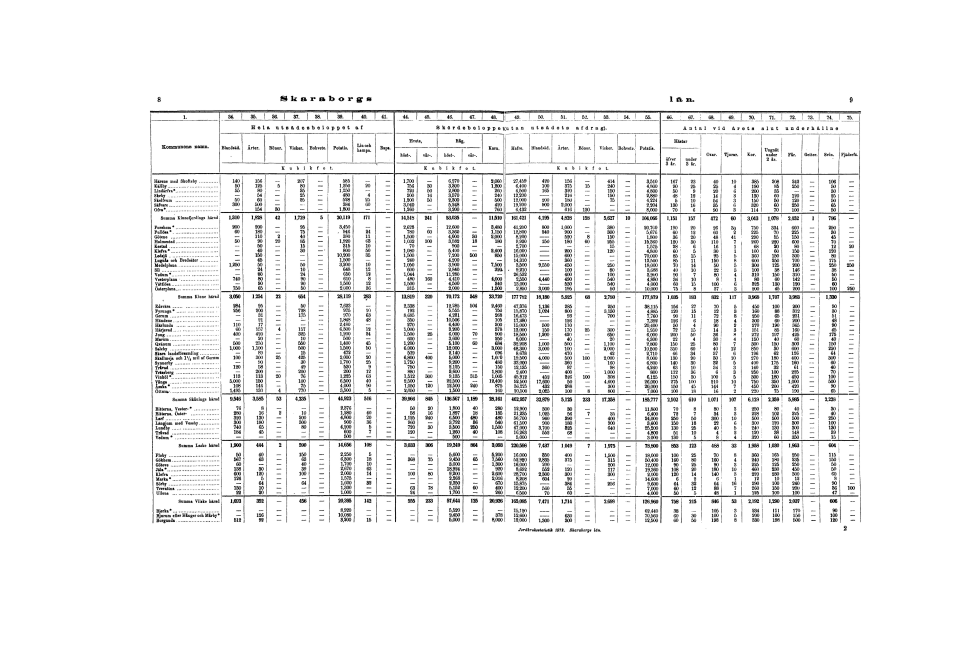
#> input picture Data-explorer/1872_43.jpg, 4860 x 3240 px (shown at 1/5 size)
$ python page_dewarp.py ../Data-explorer/1872_43.jpg
#> lines starting #> are read from the running program, lines starting #| are printed output that depends on the picture
#!/usr/bin/env python
######################################################################
# page_dewarp.py - Proof-of-concept of page-dewarping based on a
# "cubic sheet" model. Requires OpenCV (version 3 or greater),
# PIL/Pillow, and scipy.optimize.
######################################################################
# Author:  Matt Zucker
# Date:    July 2016
# License: MIT License (see LICENSE.txt)
######################################################################

import os
import sys
import datetime
import cv2
from PIL import Image
import numpy as np
import scipy.optimize

# for some reason pylint complains about cv2 members being undefined :(
# pylint: disable=E1101

PAGE_MARGIN_X = 1       # reduced px to ignore near L/R edge. used to be 20
PAGE_MARGIN_Y = 1       # reduced px to ignore near T/B edge. used to be 20

OUTPUT_ZOOM = 1.0        # how much to zoom output relative to *original* image
OUTPUT_DPI = 300         # just affects stated DPI of PNG, not appearance
REMAP_DECIMATE = 16      # downscaling factor for remapping image

ADAPTIVE_WINSZ = 55      # window size for adaptive threshold in reduced px

TEXT_MIN_WIDTH = 15      # min reduced px width of detected text contour
TEXT_MIN_HEIGHT = 2      # min reduced px height of detected text contour
TEXT_MIN_ASPECT = 1.5    # filter out text contours below this w/h ratio
TEXT_MAX_THICKNESS = 10  # max reduced px thickness of detected text contour

EDGE_MAX_OVERLAP = 1.0   # max reduced px horiz. overlap of contours in span
EDGE_MAX_LENGTH = 100.0  # max reduced px length of edge connecting contours
EDGE_ANGLE_COST = 10.0   # cost of angles in edges (tradeoff vs. length)
EDGE_MAX_ANGLE = 7.5     # maximum change in angle allowed between contours

RVEC_IDX = slice(0, 3)   # index of rvec in params vector
TVEC_IDX = slice(3, 6)   # index of tvec in params vector
CUBIC_IDX = slice(6, 8)  # index of cubic slopes in params vector

SPAN_MIN_WIDTH = 30      # minimum reduced px width for span
SPAN_PX_PER_STEP = 20    # reduced px spacing for sampling along spans
FOCAL_LENGTH = 1.2       # normalized focal length of camera

DEBUG_LEVEL = 0          # 0=none, 1=some, 2=lots, 3=all
DEBUG_OUTPUT = 'file'    # file, screen, both

WINDOW_NAME = 'Dewarp'   # Window name for visualization

# nice color palette for visualizing contours, etc.
CCOLORS = [
    (255, 0, 0),
    (255, 63, 0),
    (255, 127, 0),
    (255, 191, 0),
    (255, 255, 0),
    (191, 255, 0),
    (127, 255, 0),
    (63, 255, 0),
    (0, 255, 0),
    (0, 255, 63),
    (0, 255, 127),
    (0, 255, 191),
    (0, 255, 255),
    (0, 191, 255),
    (0, 127, 255),
    (0, 63, 255),
    (0, 0, 255),
    (63, 0, 255),
    (127, 0, 255),
    (191, 0, 255),
    (255, 0, 255),
    (255, 0, 191),
    (255, 0, 127),
    (255, 0, 63),
]

# default intrinsic parameter matrix
K = np.array([
    [FOCAL_LENGTH, 0, 0],
    [0, FOCAL_LENGTH, 0],
    [0, 0, 1]], dtype=np.float32)


# [24 lines left out: function debug_show, not called in this run]


def round_nearest_multiple(i, factor):
    i = int(i)
    rem = i % factor
    if not rem:
        return i
    else:
        return i + factor - rem


def pix2norm(shape, pts):
    height, width = shape[:2]
    scl = 2.0/(max(height, width))
    offset = np.array([width, height], dtype=pts.dtype).reshape((-1, 1, 2))*0.5
    return (pts - offset) * scl


def norm2pix(shape, pts, as_integer):
    height, width = shape[:2]
    scl = max(height, width)*0.5
    offset = np.array([0.5*width, 0.5*height],
                      dtype=pts.dtype).reshape((-1, 1, 2))
    rval = pts * scl + offset
    if as_integer:
        return (rval + 0.5).astype(int)
    else:
        return rval


def fltp(point):
    return tuple(point.astype(int).flatten())


# [17 lines left out: function draw_correspondences, not called in this run]


def get_default_params(corners, ycoords, xcoords):

    # page width and height
    page_width = np.linalg.norm(corners[1] - corners[0])
    page_height = np.linalg.norm(corners[-1] - corners[0])
    rough_dims = (page_width, page_height)

    # our initial guess for the cubic has no slope
    cubic_slopes = [0.0, 0.0]

    # object points of flat page in 3D coordinates
    corners_object3d = np.array([
        [0, 0, 0],
        [page_width, 0, 0],
        [page_width, page_height, 0],
        [0, page_height, 0]])

    # estimate rotation and translation from four 2D-to-3D point
    # correspondences
    _, rvec, tvec = cv2.solvePnP(corners_object3d,
                                 corners, K, np.zeros(5))

    span_counts = [len(xc) for xc in xcoords]

    params = np.hstack((np.array(rvec).flatten(),
                        np.array(tvec).flatten(),
                        np.array(cubic_slopes).flatten(),
                        ycoords.flatten()) +
                       tuple(xcoords))

    return rough_dims, span_counts, params


def project_xy(xy_coords, pvec):

    # get cubic polynomial coefficients given
    #
    #  f(0) = 0, f'(0) = alpha
    #  f(1) = 0, f'(1) = beta

    alpha, beta = tuple(pvec[CUBIC_IDX])

    poly = np.array([
        alpha + beta,
        -2*alpha - beta,
        alpha,
        0])

    xy_coords = xy_coords.reshape((-1, 2))
    z_coords = np.polyval(poly, xy_coords[:, 0])

    objpoints = np.hstack((xy_coords, z_coords.reshape((-1, 1))))

    image_points, _ = cv2.projectPoints(objpoints,
                                        pvec[RVEC_IDX],
                                        pvec[TVEC_IDX],
                                        K, np.zeros(5))

    return image_points


def project_keypoints(pvec, keypoint_index):

    xy_coords = pvec[keypoint_index]
    xy_coords[0, :] = 0

    return project_xy(xy_coords, pvec)


def resize_to_screen(src, maxw=1280, maxh=700, copy=False):

    height, width = src.shape[:2]

    scl_x = float(width)/maxw
    scl_y = float(height)/maxh

    scl = int(np.ceil(max(scl_x, scl_y)))

    if scl > 1.0:
        inv_scl = 1.0/scl
        img = cv2.resize(src, (0, 0), None, inv_scl, inv_scl, cv2.INTER_AREA)
    elif copy:
        img = src.copy()
    else:
        img = src

    return img


def box(width, height):
    return np.ones((height, width), dtype=np.uint8)


def get_page_extents(small):

    height, width = small.shape[:2]

    xmin = PAGE_MARGIN_X
    ymin = PAGE_MARGIN_Y
    xmax = width-PAGE_MARGIN_X
    ymax = height-PAGE_MARGIN_Y

    page = np.zeros((height, width), dtype=np.uint8)
    cv2.rectangle(page, (xmin, ymin), (xmax, ymax), (255, 255, 255), -1)

    outline = np.array([
        [xmin, ymin],
        [xmin, ymax],
        [xmax, ymax],
        [xmax, ymin]])

    return page, outline


def get_mask(name, small, pagemask, masktype):

    sgray = cv2.cvtColor(small, cv2.COLOR_RGB2GRAY)

    if masktype == 'text':

        mask = cv2.adaptiveThreshold(sgray, 255, cv2.ADAPTIVE_THRESH_MEAN_C,
                                     cv2.THRESH_BINARY_INV,
                                     ADAPTIVE_WINSZ,
                                     25)

        if DEBUG_LEVEL >= 3:
            debug_show(name, 0.1, 'thresholded', mask)

        mask = cv2.dilate(mask, box(9, 1))

        if DEBUG_LEVEL >= 3:
            debug_show(name, 0.2, 'dilated', mask)

        mask = cv2.erode(mask, box(1, 3))

        if DEBUG_LEVEL >= 3:
            debug_show(name, 0.3, 'eroded', mask)

    else:

        mask = cv2.adaptiveThreshold(sgray, 255, cv2.ADAPTIVE_THRESH_MEAN_C,
                                     cv2.THRESH_BINARY_INV,
                                     ADAPTIVE_WINSZ,
                                     7)

        if DEBUG_LEVEL >= 3:
            debug_show(name, 0.4, 'thresholded', mask)

        mask = cv2.erode(mask, box(3, 1), iterations=3)

        if DEBUG_LEVEL >= 3:
            debug_show(name, 0.5, 'eroded', mask)

        mask = cv2.dilate(mask, box(8, 2))

        if DEBUG_LEVEL >= 3:
            debug_show(name, 0.6, 'dilated', mask)

    return np.minimum(mask, pagemask)


def interval_measure_overlap(int_a, int_b):
    return min(int_a[1], int_b[1]) - max(int_a[0], int_b[0])


def angle_dist(angle_b, angle_a):

    diff = angle_b - angle_a

    while diff > np.pi:
        diff -= 2*np.pi

    while diff < -np.pi:
        diff += 2*np.pi

    return np.abs(diff)


def blob_mean_and_tangent(contour):

    moments = cv2.moments(contour)

    area = moments['m00']

    if area != 0:
        mean_x = moments['m10'] / area
        mean_y = moments['m01'] / area

        moments_matrix = np.array([
            [moments['mu20'], moments['mu11']],
            [moments['mu11'], moments['mu02']]
        ]) / area
    else:
        mean_x = mean_y = 0
        moments_matrix = np.array([
            [0.0, 0.0],
            [0.0, 0.0]
        ])

    _, svd_u, _ = cv2.SVDecomp(moments_matrix)

    center = np.array([mean_x, mean_y])
    tangent = svd_u[:, 0].flatten().copy()

    return center, tangent


class ContourInfo(object):

    def __init__(self, contour, rect, mask):

        self.contour = contour
        self.rect = rect
        self.mask = mask

        self.center, self.tangent = blob_mean_and_tangent(contour)

        self.angle = np.arctan2(self.tangent[1], self.tangent[0])

        clx = [self.proj_x(point) for point in contour]

        lxmin = min(clx)
        lxmax = max(clx)

        self.local_xrng = (lxmin, lxmax)

        self.point0 = self.center + self.tangent * lxmin
        self.point1 = self.center + self.tangent * lxmax

        self.pred = None
        self.succ = None

    def proj_x(self, point):
        return np.dot(self.tangent, point.flatten()-self.center)

    def local_overlap(self, other):
        xmin = self.proj_x(other.point0)
        xmax = self.proj_x(other.point1)
        return interval_measure_overlap(self.local_xrng, (xmin, xmax))


def generate_candidate_edge(cinfo_a, cinfo_b):

    # we want a left of b (so a's successor will be b and b's
    # predecessor will be a) make sure right endpoint of b is to the
    # right of left endpoint of a.
    if cinfo_a.point0[0] > cinfo_b.point1[0]:
        tmp = cinfo_a
        cinfo_a = cinfo_b
        cinfo_b = tmp

    x_overlap_a = cinfo_a.local_overlap(cinfo_b)
    x_overlap_b = cinfo_b.local_overlap(cinfo_a)

    overall_tangent = cinfo_b.center - cinfo_a.center
    overall_angle = np.arctan2(overall_tangent[1], overall_tangent[0])

    delta_angle = max(angle_dist(cinfo_a.angle, overall_angle),
                      angle_dist(cinfo_b.angle, overall_angle)) * 180/np.pi

    # we want the largest overlap in x to be small
    x_overlap = max(x_overlap_a, x_overlap_b)

    dist = np.linalg.norm(cinfo_b.point0 - cinfo_a.point1)

    if (dist > EDGE_MAX_LENGTH or
            x_overlap > EDGE_MAX_OVERLAP or
            delta_angle > EDGE_MAX_ANGLE):
        return None
    else:
        score = dist + delta_angle*EDGE_ANGLE_COST
        return (score, cinfo_a, cinfo_b)


def make_tight_mask(contour, xmin, ymin, width, height):

    tight_mask = np.zeros((height, width), dtype=np.uint8)
    tight_contour = contour - np.array((xmin, ymin)).reshape((-1, 1, 2))

    cv2.drawContours(tight_mask, [tight_contour], 0,
                     (1, 1, 1), -1)

    return tight_mask


def get_contours(name, small, pagemask, masktype):

    mask = get_mask(name, small, pagemask, masktype)
    # In some environments/versions, cv2.findContours apparently returns a 2-tuple instead of 3-tuple
    # https://github.com/facebookresearch/maskrcnn-benchmark/issues/339
    # We are always interested in the second-to-last member (first or second member) of the tuple

    contours = cv2.findContours(mask, cv2.RETR_EXTERNAL,cv2.CHAIN_APPROX_NONE)[-2]

    contours_out = []

    for contour in contours:

        rect = cv2.boundingRect(contour)
        xmin, ymin, width, height = rect

        if (width < TEXT_MIN_WIDTH or
                height < TEXT_MIN_HEIGHT or
                width < TEXT_MIN_ASPECT*height):
            continue

        tight_mask = make_tight_mask(contour, xmin, ymin, width, height)

        if tight_mask.sum(axis=0).max() > TEXT_MAX_THICKNESS:
            continue

        contours_out.append(ContourInfo(contour, rect, tight_mask))

    if DEBUG_LEVEL >= 2:
        visualize_contours(name, small, contours_out)

    return contours_out


def assemble_spans(name, small, pagemask, cinfo_list):

    # sort list
    cinfo_list = sorted(cinfo_list, key=lambda cinfo: cinfo.rect[1])

    # generate all candidate edges
    candidate_edges = []

    for i, cinfo_i in enumerate(cinfo_list):
        for j in range(i):
            # note e is of the form (score, left_cinfo, right_cinfo)
            edge = generate_candidate_edge(cinfo_i, cinfo_list[j])
            if edge is not None:
                candidate_edges.append(edge)

    # sort candidate edges by score (lower is better)
    candidate_edges.sort()

    # for each candidate edge
    for _, cinfo_a, cinfo_b in candidate_edges:
        # if left and right are unassigned, join them
        if cinfo_a.succ is None and cinfo_b.pred is None:
            cinfo_a.succ = cinfo_b
            cinfo_b.pred = cinfo_a

    # generate list of spans as output
    spans = []

    # until we have removed everything from the list
    while cinfo_list:

        # get the first on the list
        cinfo = cinfo_list[0]

        # keep following predecessors until none exists
        while cinfo.pred:
            cinfo = cinfo.pred

        # start a new span
        cur_span = []

        width = 0.0

        # follow successors til end of span
        while cinfo:
            # remove from list (sadly making this loop *also* O(n^2)
            cinfo_list.remove(cinfo)
            # add to span
            cur_span.append(cinfo)
            width += cinfo.local_xrng[1] - cinfo.local_xrng[0]
            # set successor
            cinfo = cinfo.succ

        # add if long enough
        if width > SPAN_MIN_WIDTH:
            spans.append(cur_span)

    if DEBUG_LEVEL >= 2:
        visualize_spans(name, small, pagemask, spans)

    return spans


def sample_spans(shape, spans):

    span_points = []

    for span in spans:

        contour_points = []

        for cinfo in span:

            yvals = np.arange(cinfo.mask.shape[0]).reshape((-1, 1))
            totals = (yvals * cinfo.mask).sum(axis=0)
            means = totals / cinfo.mask.sum(axis=0)

            xmin, ymin = cinfo.rect[:2]

            step = SPAN_PX_PER_STEP
            start = int(((len(means)-1) % step) / 2)  #error => cast float to int

            contour_points += [(x+xmin, means[x]+ymin)
                               for x in range(start, len(means), step)]

        contour_points = np.array(contour_points,
                                  dtype=np.float32).reshape((-1, 1, 2))

        contour_points = pix2norm(shape, contour_points)

        span_points.append(contour_points)

    return span_points


def keypoints_from_samples(name, small, pagemask, page_outline,
                           span_points):

    all_evecs = np.array([[0.0, 0.0]])
    all_weights = 0

    for points in span_points:

        _, evec = cv2.PCACompute(points.reshape((-1, 2)),
                                 None, maxComponents=1)

        weight = np.linalg.norm(points[-1] - points[0])

        all_evecs += evec * weight
        all_weights += weight

    evec = all_evecs / all_weights

    x_dir = evec.flatten()

    if x_dir[0] < 0:
        x_dir = -x_dir

    y_dir = np.array([-x_dir[1], x_dir[0]])

    pagecoords = cv2.convexHull(page_outline)
    pagecoords = pix2norm(pagemask.shape, pagecoords.reshape((-1, 1, 2)))
    pagecoords = pagecoords.reshape((-1, 2))

    px_coords = np.dot(pagecoords, x_dir)
    py_coords = np.dot(pagecoords, y_dir)

    px0 = px_coords.min()
    px1 = px_coords.max()

    py0 = py_coords.min()
    py1 = py_coords.max()

    p00 = px0 * x_dir + py0 * y_dir
    p10 = px1 * x_dir + py0 * y_dir
    p11 = px1 * x_dir + py1 * y_dir
    p01 = px0 * x_dir + py1 * y_dir

    corners = np.vstack((p00, p10, p11, p01)).reshape((-1, 1, 2))

    ycoords = []
    xcoords = []

    for points in span_points:
        pts = points.reshape((-1, 2))
        px_coords = np.dot(pts, x_dir)
        py_coords = np.dot(pts, y_dir)
        ycoords.append(py_coords.mean() - py0)
        xcoords.append(px_coords - px0)

    if DEBUG_LEVEL >= 2:
        visualize_span_points(name, small, span_points, corners)

    return corners, np.array(ycoords), xcoords


# [74 lines left out: functions visualize_contours, visualize_spans, visualize_span_points, not called in this run]


def imgsize(img):
    height, width = img.shape[:2]
    return '{}x{}'.format(width, height)


def make_keypoint_index(span_counts):

    nspans = len(span_counts)
    npts = sum(span_counts)
    keypoint_index = np.zeros((npts+1, 2), dtype=int)
    start = 1

    for i, count in enumerate(span_counts):
        end = start + count
        keypoint_index[start:start+end, 1] = 8+i
        start = end

    keypoint_index[1:, 0] = np.arange(npts) + 8 + nspans

    return keypoint_index


def optimize_params(name, small, dstpoints, span_counts, params):

    keypoint_index = make_keypoint_index(span_counts)

    def objective(pvec):
        ppts = project_keypoints(pvec, keypoint_index)
        return np.sum((dstpoints - ppts)**2)

    print ('  initial objective is', objective(params))

    if DEBUG_LEVEL >= 1:
        projpts = project_keypoints(params, keypoint_index)
        display = draw_correspondences(small, dstpoints, projpts)
        debug_show(name, 4, 'keypoints before', display)

    print ('  optimizing', len(params), 'parameters...')
    start = datetime.datetime.now()
    res = scipy.optimize.minimize(objective, params,
                                  method='SLSQP')
    end = datetime.datetime.now()
    print ('  optimization took', round((end-start).total_seconds(), 2), 'sec.')
    print ('  final objective is', res.fun)
    params = res.x

    if DEBUG_LEVEL >= 1:
        projpts = project_keypoints(params, keypoint_index)
        display = draw_correspondences(small, dstpoints, projpts)
        debug_show(name, 5, 'keypoints after', display)

    return params


def get_page_dims(corners, rough_dims, params):

    dst_br = corners[2].flatten()

    dims = np.array(rough_dims)

    def objective(dims):
        proj_br = project_xy(dims, params)
        return np.sum((dst_br - proj_br.flatten())**2)

    res = scipy.optimize.minimize(objective, dims, method='Powell')
    dims = res.x

    print ('  got page dims', dims[0], 'x', dims[1])

    return dims


def remap_image(name, img, small, page_dims, params):

    height = 0.5 * page_dims[1] * OUTPUT_ZOOM * img.shape[0]
    height = round_nearest_multiple(height, REMAP_DECIMATE)

    width = round_nearest_multiple(height * page_dims[0] / page_dims[1],
                                   REMAP_DECIMATE)

    print ('  output will be {}x{}'.format(width, height))

    height_small = height / REMAP_DECIMATE
    width_small = width / REMAP_DECIMATE

    page_x_range = np.linspace(0, page_dims[0], int(width_small))  #error => cast float to int
    page_y_range = np.linspace(0, page_dims[1], int(height_small)) #error => cast float to int

    page_x_coords, page_y_coords = np.meshgrid(page_x_range, page_y_range)

    page_xy_coords = np.hstack((page_x_coords.flatten().reshape((-1, 1)),
                                page_y_coords.flatten().reshape((-1, 1))))

    page_xy_coords = page_xy_coords.astype(np.float32)

    image_points = project_xy(page_xy_coords, params)
    image_points = norm2pix(img.shape, image_points, False)

    image_x_coords = image_points[:, 0, 0].reshape(page_x_coords.shape)
    image_y_coords = image_points[:, 0, 1].reshape(page_y_coords.shape)

    image_x_coords = cv2.resize(image_x_coords, (width, height),
                                interpolation=cv2.INTER_CUBIC)

    image_y_coords = cv2.resize(image_y_coords, (width, height),
                                interpolation=cv2.INTER_CUBIC)

    img_gray = cv2.cvtColor(img, cv2.COLOR_RGB2GRAY)

    remapped = cv2.remap(img_gray, image_x_coords, image_y_coords,
                         cv2.INTER_CUBIC,
                         None, cv2.BORDER_REPLICATE)

    thresh = cv2.adaptiveThreshold(remapped, 255, cv2.ADAPTIVE_THRESH_MEAN_C,
                                   cv2.THRESH_BINARY, ADAPTIVE_WINSZ, 17)

    pil_image = Image.fromarray(thresh)
    pil_image = pil_image.convert('1')

    threshfile = 'dewarped/' + name + '_thresh.png'
    pil_image.save(threshfile, dpi=(OUTPUT_DPI, OUTPUT_DPI))

    if DEBUG_LEVEL >= 1:
        height = small.shape[0]
        width = int(round(height * float(thresh.shape[1])/thresh.shape[0]))
        display = cv2.resize(thresh, (width, height),
                             interpolation=cv2.INTER_AREA)
        debug_show(name, 6, 'output', display)

    return threshfile


def main():

    if len(sys.argv) < 2:
        print ('usage:', sys.argv[0], 'IMAGE1 [IMAGE2 ...]')
        sys.exit(0)

    if DEBUG_LEVEL > 0 and DEBUG_OUTPUT != 'file':
        cv2.namedWindow(WINDOW_NAME)

    outfiles = []

    for imgfile in sys.argv[1:]:

        img = cv2.imread(imgfile)
#> img is the input picture: shape (3240, 4860, 3); min 0, max 255, mean 241.6
        small = resize_to_screen(img)
#> in resize_to_screen, `img = cv2.resize(src, (0, 0), None, inv_scl, inv_scl, cv2.INTER_AREA)`:
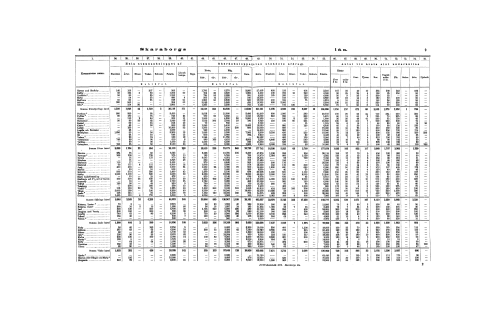
#> img: shape (648, 972, 3) (shown at 1/2 size); min 0, max 255, mean 241.6
        basename = os.path.basename(imgfile)
        name, _ = os.path.splitext(basename)

        print ('loaded', basename, 'with size', imgsize(img),'\nand resized to', imgsize(small))
#| loaded 1872_43.jpg with size 4860x3240
#| and resized to 972x648

        if DEBUG_LEVEL >= 3:
            debug_show(name, 0.0, 'original', small)

        pagemask, page_outline = get_page_extents(small)
#> in get_page_extents, `cv2.rectangle(page, (xmin, ymin), (xmax, ymax), (255, 255, 255), -1)`:
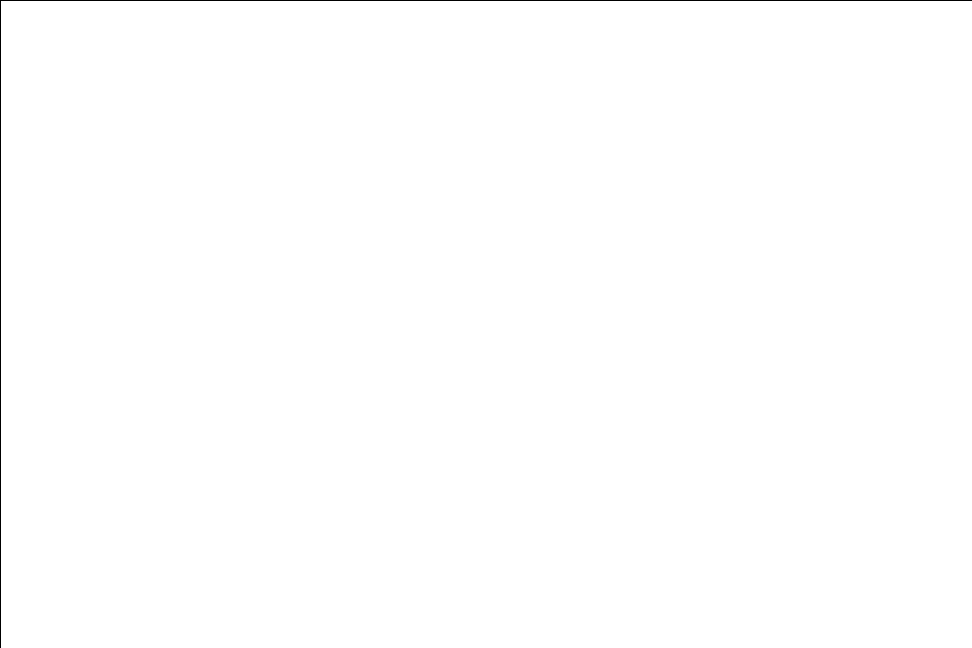
#> page: shape (648, 972); 99.7% white; black in thin lines or dots
#> page_outline = [[1, 1], [1, 647], [971, 647], [971, 1]]
#> (the rest of the program and of its run is left out)
